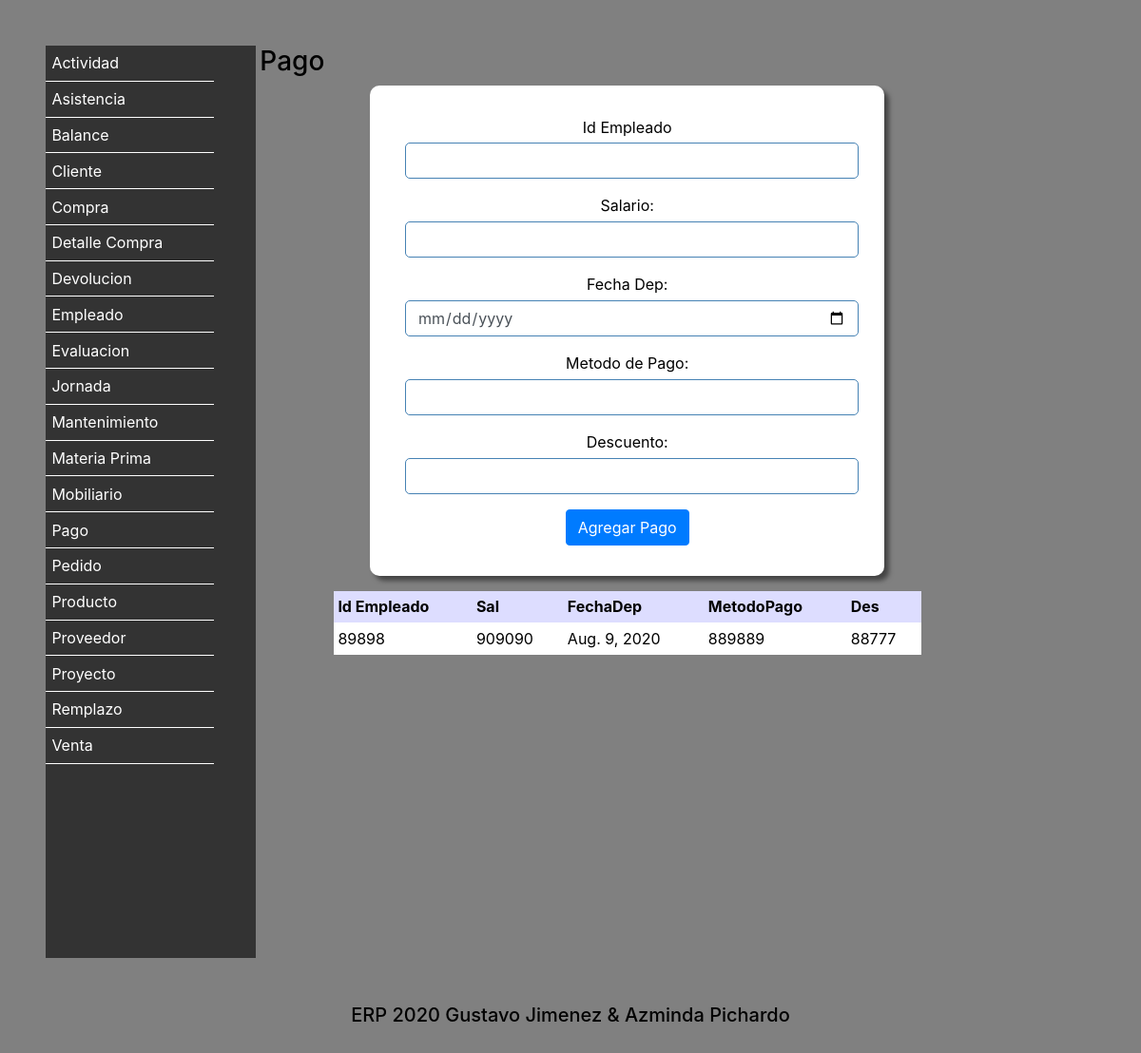
The app's page /Pago/ with its own data.
### Vistas/models.py (models this page shows, shortened)
class Pago (models.Model):
    IdEmpleado = models.IntegerField(default=0)
    Sal = models.IntegerField(default=0)
    FechaDep = models.DateField()
    MetodoPago = models.CharField(max_length=30)
    Des = models.CharField(max_length=30)
    class Meta:
        verbose_name = 'Pago'
        verbose_name_plural = 'Pagos'
        ordering = ['IdEmpleado']

### Vistas/views.py (the view)
# urls.py: path('Pago/',views.MenuPago),
def MenuPago(request):
    if request.POST:
        objeto = Pago()
        objeto.IdEmpleado = request.POST["IdEmpleado"]
        objeto.Sal = request.POST["Sal"]
        objeto.FechaDep = request.POST["FechaDep"]
        objeto.MetodoPago = request.POST["MetodoPago"]
        objeto.Des = request.POST["Des"]
        objeto.save()
        pagos = Pago.objects.all()
        return render(request,"Pago.html",{"agregado":"si","pagos":pagos})
    else:
        pagos = Pago.objects.all()
        return render(request,"Pago.html",{"pagos":pagos})

### Vistas/Templates/Pago.html (shortened to what this page needs)
<!DOCTYPE html>
<html lang="es">
  <head>
    {% include "Encabezado.html" %}
  </head>
  <body>
      {% include "menu.html" %}
<section>
      <h3>Pago</h3>
      <form action="" method="post">
      <div class="form-group">
      Id Empleado<input type="text" name="IdEmpleado" class="form-control">
      </div>
      <div class="form-group">
      Salario: <input type="text" name="Sal" class="form-control">
      </div>
      <div class="form-group">
      Fecha Dep: <input type="date" name="FechaDep" class="form-control">
      </div>
      <div class="form-group">
      Metodo de Pago: <input type="text" name="MetodoPago" class="form-control">
      </div>
      <div class="form-group">
      Descuento: <input type="text" name="Des" class="form-control">
      </div>
      <button type="submit" class="btn btn-primary">Agregar Pago</button>
        </form>
      <table>
          <tr>
            <th>Id Empleado</th>
            <th>Sal</th>
            <th>FechaDep</th>
            <th>MetodoPago</th>
            <th>Des</th>
          </tr>
            {% for fila in pagos %}
          <tr>
            <td>{{ fila.IdEmpleado}}</td>
            <td>{{ fila.Sal}}</td>
            <td>{{ fila.FechaDep}}</td>
            <td>{{ fila.MetodoPago}}</td>
            <td>{{ fila.Des}}</td>
          </tr>
            {% endfor %}
      </table>
</section>
  {% include "Pie.html" %}
  </body>
</html>

### Vistas/Templates/static/Estilos.css (style rules this page uses)
* { border: 0; margin: 0; padding: 0; }
body { background: #808080; color: black; padding: 3rem; }
form { background-color: white; border-radius: 10px; box-shadow: 5px 5px 5px #444; color: black; margin: 0 auto; padding: 2em; text-align: center; width: 70%; }
input { font-size: 1em; margin: 0.3rem; padding: 0.4rem; }
input[type="text"],input[type="password"],input[type="date"],input[type="number"],input[type="email"],input[type="tel"] { border: 1px solid steelblue; border-radius: 5px; }
section { display: inline-block; vertical-align: top; width: 70%; }
table { margin: 1em auto; width: 80%; }
th { background-color: #ddf; color: black; padding: 0.3em; }
td { padding: 0.3em; }
tr:nth-child(odd) { background-color: #333; color: white; }
tr:nth-child(even) { background-color: white; color: black; }

### Vistas/Templates/static/Imprimir.css (style rules this page uses)
* { -webkit-print-color-adjust: exact; }
nav,form,input,a { display: none; }
section { width: 100%; }

### records on screen
Pago: IdEmpleado "89898", Sal "909090", FechaDep "Aug. 9, 2020", MetodoPago "889889", Des "88777"
